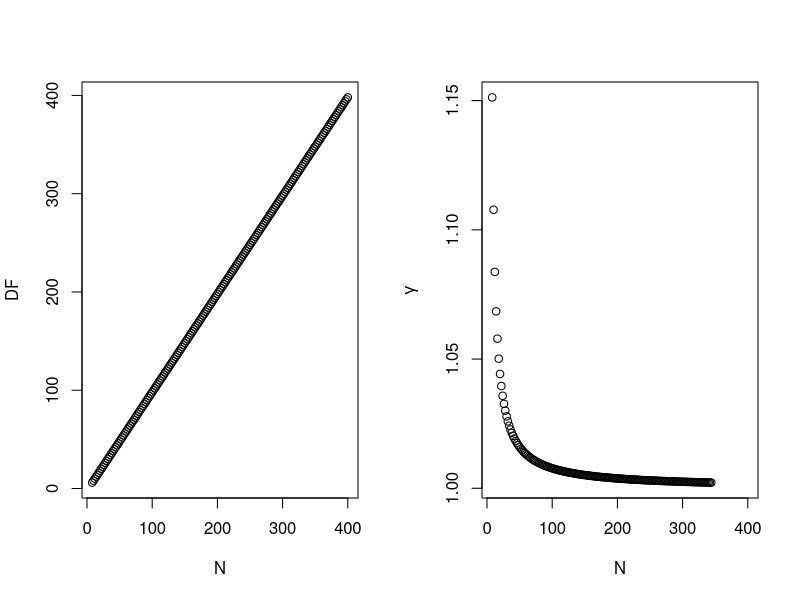
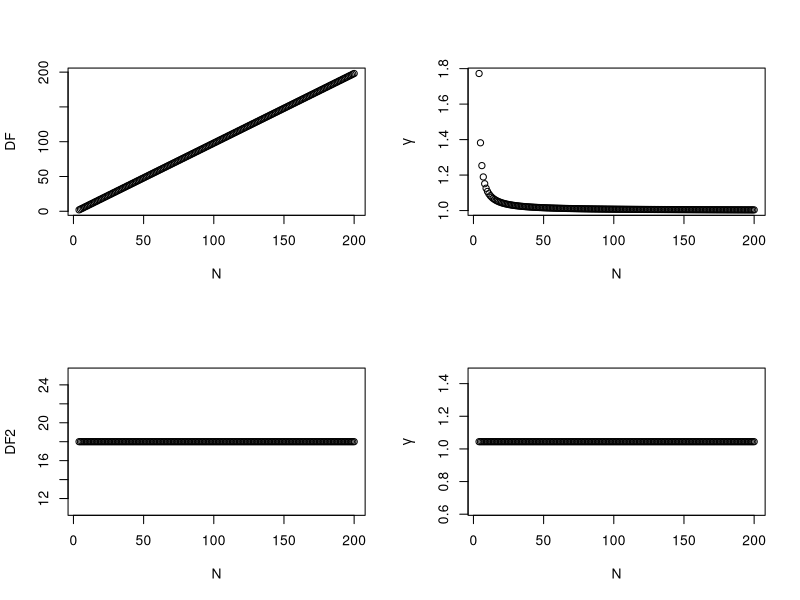
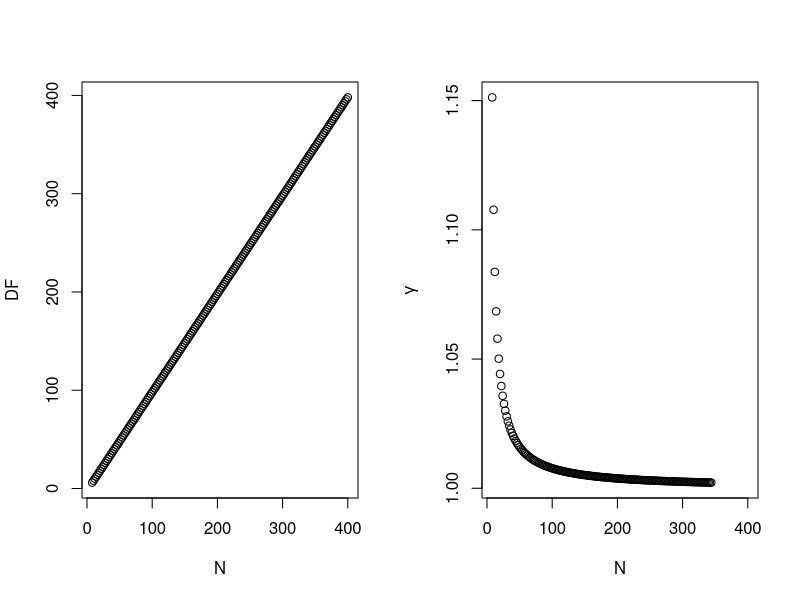
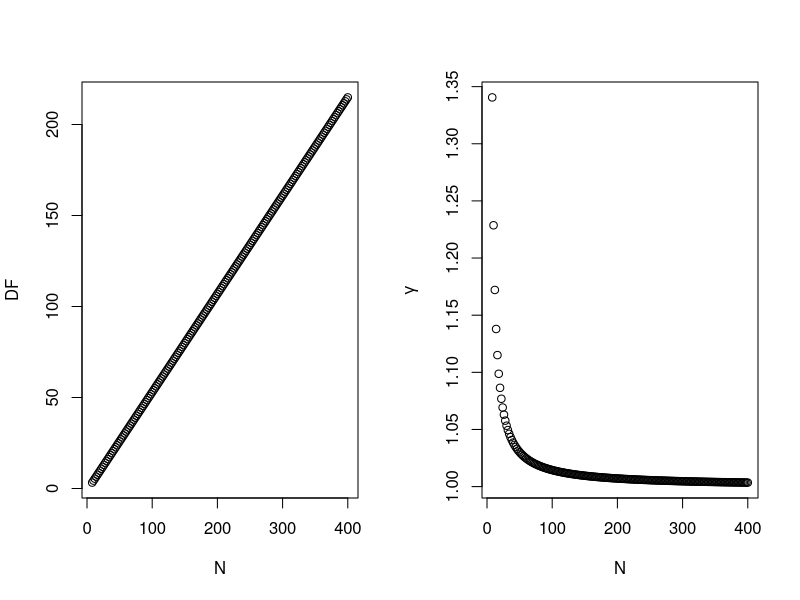
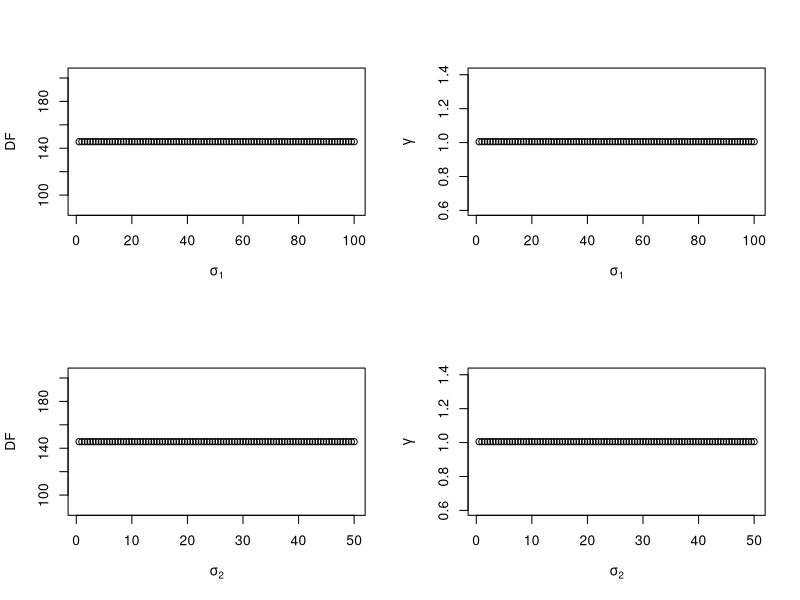
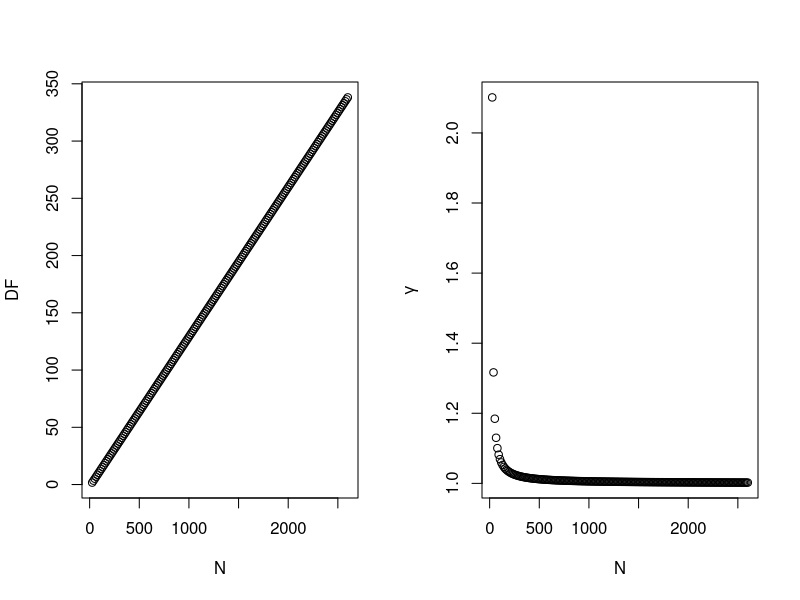
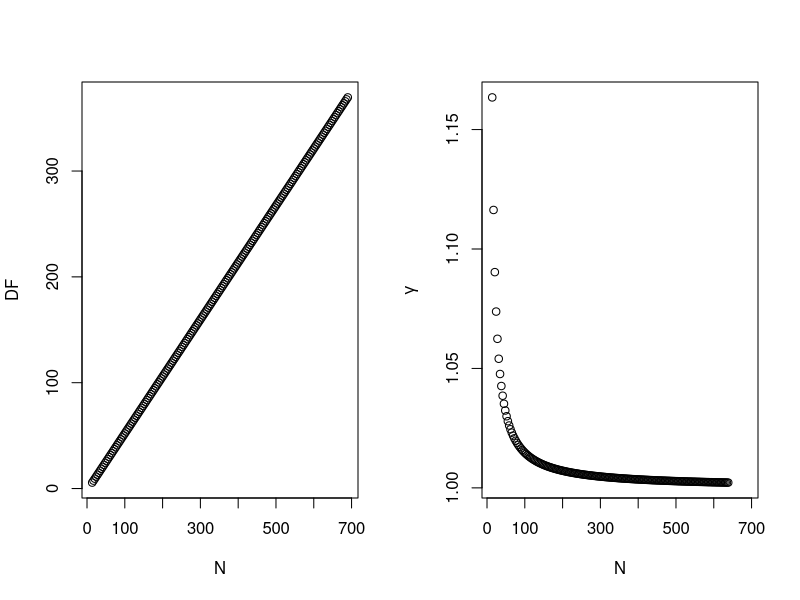
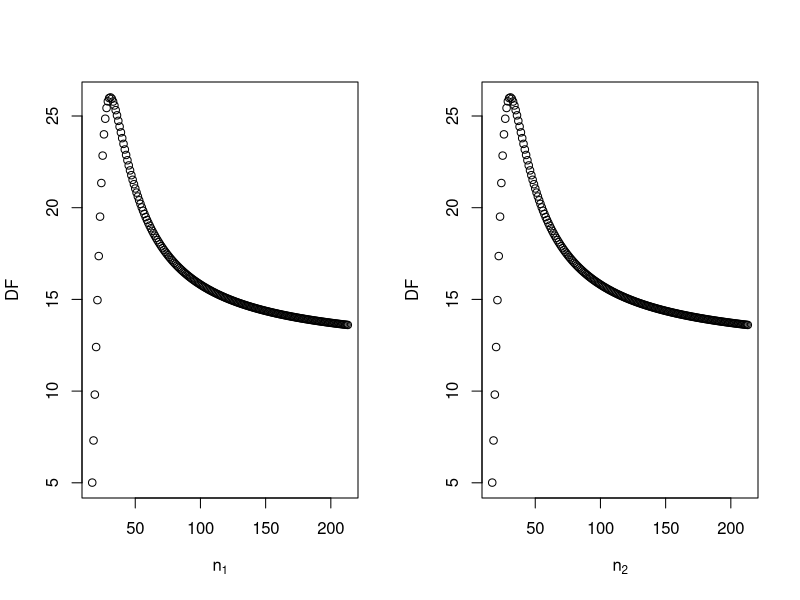

The R source for these figures, in order:
## ---- chunk 1
Nsize=NULL
coeffmult=NULL
DF=NULL

sd1=2
sd2=2

for (i in 4:200){
  n1=i
  n2=i
  N = n1+n2
  Nsize=c(Nsize,N)
  df = n1+n2-2
  DF = c(DF,df)
  coeffmult = c(coeffmult,sqrt(df/2)*gamma((df-1)/2)/gamma(df/2))
}
## ---- chunk 2
par(mfrow=c(1,2))
plot(Nsize,DF,xlab="N")
plot(Nsize,coeffmult,ylab=expression(gamma),xlab="N")
## ---- chunk 3
Nctrl=NULL
coeffmult=NULL
DF=NULL

sd1=2
sd2=2

for (i in 4:200){
  n1=i
  n2=20
  Nctrl=c(Nctrl,n1)
  df = n1-2
  DF = c(DF,df)
  coeffmult = c(coeffmult,sqrt(df/2)*gamma((df-1)/2)/gamma(df/2))
}

Nexp=NULL
coeffmult2=NULL
DF2=NULL

sd1=2
sd2=2

for (i in 4:200){
  n1=20
  n2=i
  Nexp=c(Nexp,n2)
  df = n1-2
  DF2 = c(DF2,df)
  coeffmult2 = c(coeffmult2,sqrt(df/2)*gamma((df-1)/2)/gamma(df/2))
}

## ---- chunk 4
par(mfrow=c(2,2))
plot(Nctrl,DF,xlab="N")
plot(Nctrl,coeffmult,ylab=expression(gamma),xlab="N")
plot(Nexp,DF2,xlab="N")
plot(Nexp,coeffmult2,ylab=expression(gamma),xlab="N")
## ---- chunk 5
coeffmult <- NULL
nratio <- NULL
DF <- NULL

for (i in 10:190){
  
  N <- 200
  n1 <- i
  n2 <- N-n1
  sd1 <- 12
  sd2 <- 12
  
  nratio <- c(nratio,n1/n2)
  df <- ((n1-1)*(n2-1)*(sd1^2+sd2^2)^2)/((n2-1)*sd1^4+(n1-1)*sd2^4)
  DF <- c(DF,df)
  coeffmult <- c(coeffmult,sqrt(df/2)*gamma((df-1)/2)/gamma(df/2))   
  
}
## ---- chunk 6
Nsize=NULL
coeffmult=NULL
DF=NULL

sd1=2
sd2=2

for (i in 4:200){
  n1=i
  n2=i
  N = n1+n2
  Nsize=c(Nsize,N)
  df = ((n1-1)*(n2-1)*(sd1^2+sd2^2)^2)/((n2-1)*sd1^4+(n1-1)*sd2^4) 
  DF = c(DF,df)
  coeffmult = c(coeffmult,sqrt(df/2)*gamma((df-1)/2)/gamma(df/2))
}
## ---- chunk 7
par(mfrow=c(1,2))
plot(Nsize,DF,xlab="N")
plot(Nsize,coeffmult,ylab=expression(gamma),xlab="N")
## ---- chunk 8
coeffmult <- NULL
SDratio <- NULL
DF <- NULL

for (i in 1:100){
  
  n1=100
  n2=100
  N <- n1+n2
  sd2 <- 10
  sd1 <- i
  
  SDratio <- c(SDratio,sd1/sd2)
  df <- ((n1-1)*(n2-1)*(sd1^2+sd2^2)^2)/((n2-1)*sd1^4+(n1-1)*sd2^4)
  DF <- c(DF,df)
  coeffmult <- c(coeffmult,sqrt(df/2)*gamma((df-1)/2)/gamma(df/2))   
}
## ---- chunk 9
Nsize=NULL
coeffmult=NULL
DF=NULL

sd1=10
sd2=2

for (i in 4:200){
  n1=i
  n2=i
  N = n1+n2
  Nsize=c(Nsize,N)
  df = ((n1-1)*(n2-1)*(sd1^2+sd2^2)^2)/((n2-1)*sd1^4+(n1-1)*sd2^4) 
  DF = c(DF,df)
  coeffmult = c(coeffmult,sqrt(df/2)*gamma((df-1)/2)/gamma(df/2))
}
## ---- chunk 10
par(mfrow=c(1,2))
plot(Nsize,DF,xlab="N")
plot(Nsize,coeffmult,ylab=expression(gamma),xlab="N")
## ---- chunk 11
coeffmult <- NULL
SD1 <- NULL
SD2 <- NULL
DF <- NULL

for (i in 1:100){
  n1=100
  n2=100
  N <- n1+n2
  sdratio = 1/2
  sd1 <- i
  sd2 <- sdratio*i

  SD1 <- c(SD1,sd1)
  SD2 <- c(SD2,sd2)
  df <- ((n1-1)*(n2-1)*(sd1^2+sd2^2)^2)/((n2-1)*sd1^4+(n1-1)*sd2^4)
  DF <- c(DF,df)
  coeffmult <- c(coeffmult,sqrt(df/2)*gamma((df-1)/2)/gamma(df/2))   
}
## ---- chunk 12
par(mfrow=c(2,2))
plot(SD1,DF,xlab=expression(sigma[1]))
plot(SD1,coeffmult,ylab=expression(gamma),xlab=expression(sigma[1]))

plot(SD2,DF,xlab=expression(sigma[2]))
plot(SD2,coeffmult,ylab=expression(gamma),xlab=expression(sigma[2]))
## ---- chunk 13
coeffmult <- NULL
Nsize <- NULL
DF <- NULL

for (i in 2:200){
  
  n1 <- i
  n2 <- 12*i
  N <- n1+n2
  sd1 <- 1.8
  sd2 <- 1
  
  df <- ((n1-1)*(n2-1)*(sd1^2+sd2^2)^2)/((n2-1)*sd1^4+(n1-1)*sd2^4)
  DF <- c(DF,df)
  Nsize <- c(Nsize,N)
  coeffmult <- c(coeffmult,sqrt(df/2)*gamma((df-1)/2)/gamma(df/2))   
}

## ---- chunk 14
par(mfrow=c(1,2))
plot(Nsize,DF,xlab="N")
plot(Nsize,coeffmult,ylab=expression(gamma),xlab="N")
## ---- chunk 15
coeffmult2 <- NULL
nratio2 <- NULL
DF2 <- NULL
DF_NUM2 <- NULL
DF_DENOM2 <- NULL

for (i in 10:190){
  
  delta_cohendprime <- 0
  N <- 200
  n1 <- i
  n2 <- N-n1
  sd2 <- 1
  sd1 <- sqrt(50-sd2^2) # so sqrt((sd1^2+sd2^2)/2)=5
  SDratio2=sd1/sd2
  nratio2 <- c(nratio2,n1/n2)
  df_num <- ((n1-1)*(n2-1)*(sd1^2+sd2^2)^2)
  df_denom <- ((n2-1)*sd1^4+(n1-1)*sd2^4)
  DF_NUM2 <- c(DF_NUM2, df_num)
  DF_DENOM2 <- c(DF_DENOM2, df_denom)
  df <- ((n1-1)*(n2-1)*(sd1^2+sd2^2)^2)/((n2-1)*sd1^4+(n1-1)*sd2^4)
  DF2 <- c(DF2,df)
  coeffmult2 <- c(coeffmult2,sqrt(df/2)*gamma((df-1)/2)/gamma(df/2))   
}

coeffmult3 <- NULL
nratio3 <- NULL
DF3 <- NULL
DF_NUM3 <- NULL
DF_DENOM3 <- NULL

for (i in 10:190){

  delta_cohendprime <- 0  
  N <- 200
  n1 <- i
  n2 <- N-n1
  sd2 <- 2
  sd1 <- sqrt(50-sd2^2) # so sqrt((sd1^2+sd2^2)/2)=5
  SDratio3=sd1/sd2
  nratio3 <- c(nratio3,n1/n2)
  df_num <- ((n1-1)*(n2-1)*(sd1^2+sd2^2)^2)
  df_denom <- ((n2-1)*sd1^4+(n1-1)*sd2^4)
  DF_NUM3 <- c(DF_NUM3, df_num)
  DF_DENOM3 <- c(DF_DENOM3, df_denom)
  df <- ((n1-1)*(n2-1)*(sd1^2+sd2^2)^2)/((n2-1)*sd1^4+(n1-1)*sd2^4)
  DF3 <- c(DF3,df)
  coeffmult3 <- c(coeffmult3,sqrt(df/2)*gamma((df-1)/2)/gamma(df/2))   
}

coeffmult4 <- NULL
nratio4 <- NULL
DF4 <- NULL
DF_NUM4 <- NULL
DF_DENOM4 <- NULL

for (i in 10:190){

  delta_cohendprime <- 0  
  N <- 200
  n1 <- i
  n2 <- N-n1
  sd2 <- 4
  sd1 <- sqrt(50-sd2^2) # so sqrt((sd1^2+sd2^2)/2)=5
  SDratio4=sd1/sd2
  nratio4 <- c(nratio4,n1/n2)
  df_num <- ((n1-1)*(n2-1)*(sd1^2+sd2^2)^2)
  df_denom <- ((n2-1)*sd1^4+(n1-1)*sd2^4)
  DF_NUM4 <- c(DF_NUM4, df_num)
  DF_DENOM4 <- c(DF_DENOM4, df_denom)
  df <- ((n1-1)*(n2-1)*(sd1^2+sd2^2)^2)/((n2-1)*sd1^4+(n1-1)*sd2^4)
  DF4 <- c(DF4,df)
  coeffmult4 <- c(coeffmult4,sqrt(df/2)*gamma((df-1)/2)/gamma(df/2))   
}
## ---- chunk 16
coeffmult <- NULL
SD <- NULL
DF <- NULL

for (i in 2:200){
  
  n1 <- 23
  n2 <- 75
  N <- n1+n2
  sd1 <- i
  sd2 <- 8*i
  
  df <- ((n1-1)*(n2-1)*(sd1^2+sd2^2)^2)/((n2-1)*sd1^4+(n1-1)*sd2^4)
  DF <- c(DF,df)
  SD <- c(SD,sqrt((sd1^2+sd2^2)/2))
  coeffmult <- c(coeffmult,sqrt(df/2)*gamma((df-1)/2)/gamma(df/2))   
}

## ---- chunk 17
coeffmult <- NULL
nratio <- NULL
DF <- NULL

for (i in 10:190){
  
  N <- 200
  n1 <- i
  n2 <- N-n1
  sd1 <- 8
  sd2 <- 8
  
  nratio <- c(nratio,n1/n2)
  df <- (sd1^2/n1+sd2^2/n2)^2/((sd1^2/n1)^2/(n1-1)+(sd2^2/n2)^2/(n2-1))
  DF <- c(DF,df)
  coeffmult <- c(coeffmult,sqrt(df/2)*gamma((df-1)/2)/gamma(df/2))   
  
}
## ---- chunk 18
Nsize=NULL
coeffmult=NULL
DF=NULL

sd1=2
sd2=2

for (i in 4:200){
  n1=2.45*i
  n2=i
  N = n1+n2
  Nsize=c(Nsize,N)
  df = (sd1^2/n1+sd2^2/n2)^2/((sd1^2/n1)^2/(n1-1)+(sd2^2/n2)^2/(n2-1))
  DF = c(DF,df)
  coeffmult = c(coeffmult,sqrt(df/2)*gamma((df-1)/2)/gamma(df/2))
}
## ---- chunk 19
par(mfrow=c(1,2))
plot(Nsize,DF,xlab="N")
plot(Nsize,coeffmult,ylab=expression(gamma),xlab="N")
## ---- chunk 20
Nsize=NULL
coeffmult=NULL
DF=NULL

sd1=2
sd2=2

for (i in 4:200){
  n1=13
  n2=i
  N = n1+n2
  Nsize=c(Nsize,N)
  df = (sd1^2/n1+sd2^2/n2)^2/((sd1^2/n1)^2/(n1-1)+(sd2^2/n2)^2/(n2-1))
  DF = c(DF,df)
  coeffmult = c(coeffmult,sqrt(df/2)*gamma((df-1)/2)/gamma(df/2))
}

Nsize2=NULL
coeffmult2=NULL
DF2=NULL

sd1=2
sd2=2

for (i in 4:200){
  n1=i
  n2=13
  N = n1+n2
  Nsize2=c(Nsize2,N)
  df = (sd1^2/n1+sd2^2/n2)^2/((sd1^2/n1)^2/(n1-1)+(sd2^2/n2)^2/(n2-1))
  DF2 = c(DF2,df)
  coeffmult2 = c(coeffmult2,sqrt(df/2)*gamma((df-1)/2)/gamma(df/2))
}

## ---- chunk 21
par(mfrow=c(1,2))
plot(Nsize,DF,xlab=expression(n[1]))
plot(Nsize2,DF2,ylab="DF",xlab=expression(n[2]))
## ---- chunk 22
coeffmult <- NULL
SDratio <- NULL
DF <- NULL

for (i in 1:100){
  
  n1=100
  n2=100
  N <- n1+n2
  sd2 <- 10
  sd1 <- i
  
  SDratio <- c(SDratio,sd1/sd2)
  df <- (sd1^2/n1+sd2^2/n2)^2/((sd1^2/n1)^2/(n1-1)+(sd2^2/n2)^2/(n2-1))
  DF <- c(DF,df)
  coeffmult <- c(coeffmult,sqrt(df/2)*gamma((df-1)/2)/gamma(df/2))   
}
## ---- chunk 23
Nsize=NULL
coeffmult=NULL
DF=NULL

sd1=12
sd2=1.4786

for (i in 4:200){
  n1=i
  n2=i
  N = n1+n2
  Nsize=c(Nsize,N)
  df = (sd1^2/n1+sd2^2/n2)^2/((sd1^2/n1)^2/(n1-1)+(sd2^2/n2)^2/(n2-1)) 
  DF = c(DF,df)
  coeffmult = c(coeffmult,sqrt(df/2)*gamma((df-1)/2)/gamma(df/2))
}
## ---- chunk 24
par(mfrow=c(1,2))
plot(Nsize,DF,xlab="N")
plot(Nsize,coeffmult,ylab=expression(gamma),xlab="N")
## ---- chunk 25
coeffmult <- NULL
SD1 <- NULL
DF <- NULL

for (i in 1:200){
  n1=100
  n2=100
  N <- n1+n2
  sdratio = 3
  sd1 <- i
  sd2 <- sdratio*i

  SD1 <- c(SD1,sd1)
  df <- (sd1^2/n1+sd2^2/n2)^2/((sd1^2/n1)^2/(n1-1)+(sd2^2/n2)^2/(n2-1))
  DF <- c(DF,df)
  coeffmult <- c(coeffmult,sqrt(df/2)*gamma((df-1)/2)/gamma(df/2))   
}
## ---- chunk 26
par(mfrow=c(1,2))
plot(SD1,DF,xlab=expression(sigma[1]))
#SDratio[DF==max(DF)]
plot(SD1,coeffmult,ylab=expression(gamma),xlab=expression(sigma[1]))
#SDratio[coeffmult==min(coeffmult)]
## ---- chunk 27
coeffmult <- NULL
Nsize <- NULL
DF <- NULL

for (i in 2:200){
  
  n1 <- i
  n2 <- 12*i
  N <- n1+n2
  sd1 <- 1.8
  sd2 <- 1
  
  df <- (sd1^2/n1+sd2^2/n2)^2/((sd1^2/n1)^2/(n1-1)+(sd2^2/n2)^2/(n2-1))
  DF <- c(DF,df)
  Nsize <- c(Nsize,N)
  coeffmult <- c(coeffmult,sqrt(df/2)*gamma((df-1)/2)/gamma(df/2))   
}

## ---- chunk 28
par(mfrow=c(2,2))
plot(Nsize,DF,xlab="N")
plot(Nsize,coeffmult,ylab=expression(gamma),xlab="N")
## ---- chunk 29
Nsize2=NULL
coeffmult2=NULL
DF2=NULL

sd1=1.8
sd2=1

for (i in 4:200){
  n1=i
  n2=13
  N = n1+n2
  Nsize2=c(Nsize2,N)
  df = (sd1^2/n1+sd2^2/n2)^2/((sd1^2/n1)^2/(n1-1)+(sd2^2/n2)^2/(n2-1))
  DF2 = c(DF2,df)
  coeffmult2 = c(coeffmult2,sqrt(df/2)*gamma((df-1)/2)/gamma(df/2))
}

Nsize4=NULL
coeffmult4=NULL
DF4=NULL

sd1=1
sd2=1.8

for (i in 4:200){
  n1=i
  n2=13
  N = n1+n2
  Nsize4=c(Nsize4,N)
  df = (sd1^2/n1+sd2^2/n2)^2/((sd1^2/n1)^2/(n1-1)+(sd2^2/n2)^2/(n2-1))
  DF4 = c(DF4,df)
  coeffmult4 = c(coeffmult4,sqrt(df/2)*gamma((df-1)/2)/gamma(df/2))
}

Nsize=NULL
coeffmult=NULL
DF=NULL

sd1=1.8
sd2=1

for (i in 4:200){
  n1=13
  n2=i
  N = n1+n2
  Nsize=c(Nsize,N)
  df = (sd1^2/n1+sd2^2/n2)^2/((sd1^2/n1)^2/(n1-1)+(sd2^2/n2)^2/(n2-1))
  DF = c(DF,df)
  coeffmult = c(coeffmult,sqrt(df/2)*gamma((df-1)/2)/gamma(df/2))
}


Nsize3=NULL
coeffmult3=NULL
DF3=NULL

sd1=1
sd2=1.8

for (i in 4:200){
  n1=13
  n2=i
  N = n1+n2
  Nsize3=c(Nsize3,N)
  df = (sd1^2/n1+sd2^2/n2)^2/((sd1^2/n1)^2/(n1-1)+(sd2^2/n2)^2/(n2-1))
  DF3 = c(DF3,df)
  coeffmult3 = c(coeffmult3,sqrt(df/2)*gamma((df-1)/2)/gamma(df/2))
}
## ---- chunk 30
coeffmult2 <- NULL
nratio2 <- NULL
DF2 <- NULL
DF_NUM2 <- NULL
DF_DENOM2 <- NULL

for (i in 10:190){
  
  N <- 200
  n1 <- i
  n2 <- N-n1
  sd2 <- 1
  sd1 <- sqrt(50-sd2^2) # so sqrt((sd1^2+sd2^2)/2)=5
  SDratio2=sd1/sd2
  nratio2 <- c(nratio2,n1/n2)
  df_num <- (sd1^2/n1+sd2^2/n2)^2
  df_denom <- ((sd1^2/n1)^2/(n1-1)+(sd2^2/n2)^2/(n2-1))
  df <- (sd1^2/n1+sd2^2/n2)^2/((sd1^2/n1)^2/(n1-1)+(sd2^2/n2)^2/(n2-1))
  DF2 <- c(DF2,df)
  DF_NUM2 <- c(DF_NUM2, df_num)
  DF_DENOM2 <- c(DF_DENOM2, df_denom)

  coeffmult2 = c(coeffmult2,sqrt(df/2)*gamma((df-1)/2)/gamma(df/2))
}

coeffmult3 <- NULL
nratio3 <- NULL
DF3 <- NULL
DF_NUM3 <- NULL
DF_DENOM3 <- NULL

for (i in 10:190){
  
  N <- 200
  n1 <- i
  n2 <- N-n1
  sd2 <- 2
  sd1 <- sqrt(50-sd2^2) # so sqrt((sd1^2+sd2^2)/2)=5
  SDratio3=sd1/sd2
  nratio3 <- c(nratio3,n1/n2)
  df_num <- (sd1^2/n1+sd2^2/n2)^2
  df_denom <- ((sd1^2/n1)^2/(n1-1)+(sd2^2/n2)^2/(n2-1))
  df <- (sd1^2/n1+sd2^2/n2)^2/((sd1^2/n1)^2/(n1-1)+(sd2^2/n2)^2/(n2-1))
  DF_NUM3 <- c(DF_NUM3, df_num)
  DF_DENOM3 <- c(DF_DENOM3, df_denom)
  DF3 <- c(DF3,df)
  coeffmult3 = c(coeffmult3,sqrt(df/2)*gamma((df-1)/2)/gamma(df/2))
}

coeffmult4 <- NULL
nratio4 <- NULL
DF4 <- NULL
DF_NUM4 <- NULL
DF_DENOM4 <- NULL

for (i in 10:190){
  
  N <- 200
  n1 <- i
  n2 <- N-n1
  sd2 <- 4
  sd1 <- sqrt(50-sd2^2) # so sqrt((sd1^2+sd2^2)/2)=5
  SDratio4=sd1/sd2
  nratio4 <- c(nratio4,n1/n2)
  df_num <- (sd1^2/n1+sd2^2/n2)^2
  df_denom <- ((sd1^2/n1)^2/(n1-1)+(sd2^2/n2)^2/(n2-1))
  df <- (sd1^2/n1+sd2^2/n2)^2/((sd1^2/n1)^2/(n1-1)+(sd2^2/n2)^2/(n2-1))
  DF_NUM4 <- c(DF_NUM4, df_num)
  DF_DENOM4 <- c(DF_DENOM4, df_denom)
  df <- ((n1-1)*(n2-1)*(sd1^2+sd2^2)^2)/((n2-1)*sd1^4+(n1-1)*sd2^4)
  DF4 <- c(DF4,df)
  coeffmult4 = c(coeffmult4,sqrt(df/2)*gamma((df-1)/2)/gamma(df/2))
}
## ---- chunk 31
coeffmult <- NULL
SD <- NULL
DF <- NULL

for (i in 2:200){
  
  n1 <- 60
  n2 <- 12
  N <- n1+n2
  sd1 <- i
  sd2 <- 8*i
  
  df <- (sd1^2/n1+sd2^2/n2)^2/((sd1^2/n1)^2/(n1-1)+(sd2^2/n2)^2/(n2-1))
  DF <- c(DF,df)
  SD <- c(SD,sqrt((sd1^2+sd2^2)/2))
  coeffmult <- c(coeffmult,sqrt(df/2)*gamma((df-1)/2)/gamma(df/2))   
}

## ---- chunk 32
par(mfrow=c(2,2))
plot(SD,DF,xlab=expression(sigma))
abline(v=0)
plot(SD,coeffmult,ylab=expression(gamma),xlab=expression(sigma))
abline(v=0)
